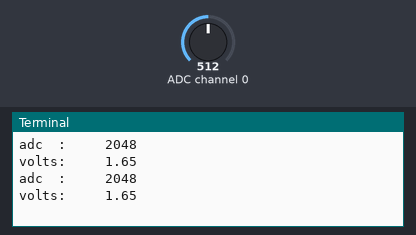
A program run on a simulated Raspberry Pi (BCM pin numbers). On the bench: the last lines printed to the terminal. Inputs (shaded band) come from the test bench; at power-on: ADC channel 0 = 512 (analog values on the 0–1023 scale).

Above: at 1.2 s.
1.3 s: ADC channel 0 set to 122
At 2.7 s:
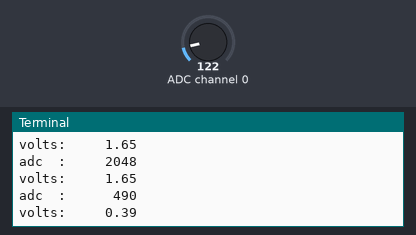
4.5 s: ADC channel 0 set to 0
At 5.8 s:
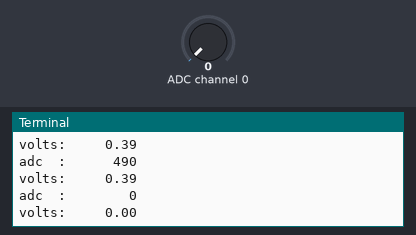
7.5 s: ADC channel 0 set to 16
At 8.5 s:
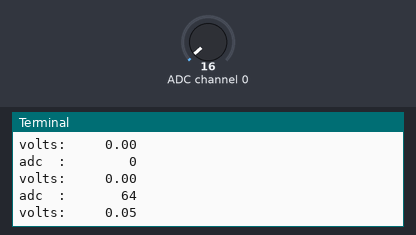
Timing chart, 0 to 10.5 s (numbered marks = the images above; inputs shaded):
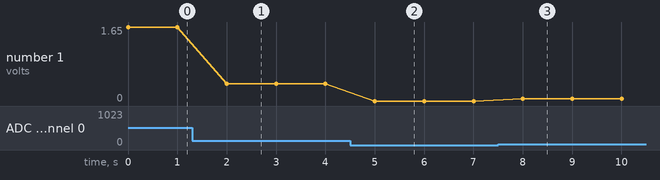

The program:

analoginputtest.py
```python
import time
import sys
import spidev

spi = spidev.SpiDev()
spi.open(0,0)

def readAdc(channel):
    adc = spi.xfer2([(0x07 if(channel & 0x04) else 0x06), (channel & 0x03) << 6, 0])
    data = ((adc[1] & 0x0f) << 8) | adc[2]
    return data

def convertVolts(data):
    volts = (data * 3.3) / float(4095)
    volts = round(volts,4)
    return volts

'''
def convertTemp(volts):
    temp = (100 * volts) - 50.0
    temp = round(temp,4)
    return temp
'''

if __name__ == '__main__':
    try:
        while True:
            data = readAdc(0)
            print("adc  : {:8} ".format(data))
            volts = convertVolts(data)
            #temp = convertTemp(volts)
            print("volts: {:8.2f}".format(volts))
            #print("temp : {:8.2f}".format(temp))

            time.sleep(1)
    except KeyboardInterrupt:
        spi.close()
        sys.exit(0)
```

Measured:
- after the input at 1.3 s, the terminal: prints a new line after 0.70 s (image 1)
- after the input at 4.5 s, the terminal: prints a new line after 0.50 s (image 2)
- after the input at 7.5 s, the terminal: prints a new line after 0.50 s (image 3)
- plotted number 1: 1.65 → 0.39 after the input at 1.3 s, 0.39 → 0 after the input at 4.5 s, 0 → 0.05 after the input at 7.5 s
